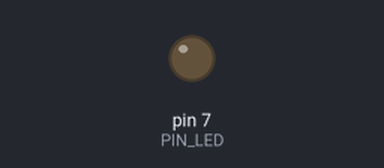
The sketch below on a simulated Arduino Uno, built with avr-gcc and run on an emulated ATmega328P. On the bench: output pins drawn as LEDs (lit = HIGH). Dashed ring = blinking. At 2.0 s the program stops and its outputs stay as they are.

Above: at 0.5 s.
At 1.75 s:
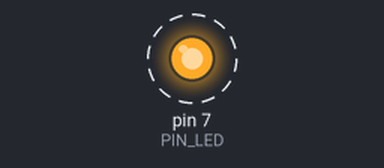
Timing chart, 0 to 3.0 s (numbered marks = the images above):
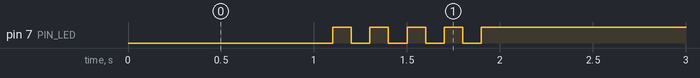

Measured:
- by itself, pin 7 (PIN_LED): alternates HIGH for 0.10 s and LOW for 0.10 s, 9 changes in all, then stays HIGH

The sketch:

05_practice_2.ino
```cpp
#define PIN_LED 7

void setup() {
  // put your setup code here, to run once:
  pinMode(PIN_LED, OUTPUT);
}

void loop() {
  // put your main code here, to run repeatedly:
  digitalWrite(PIN_LED, 0);
  delay(1000);
  for(int i=0; i<5; i++ ){
    digitalWrite(PIN_LED, 0);
    delay(100);
    digitalWrite(PIN_LED, 1);
    delay(100);
  }
  while(true){

  }

}
```
